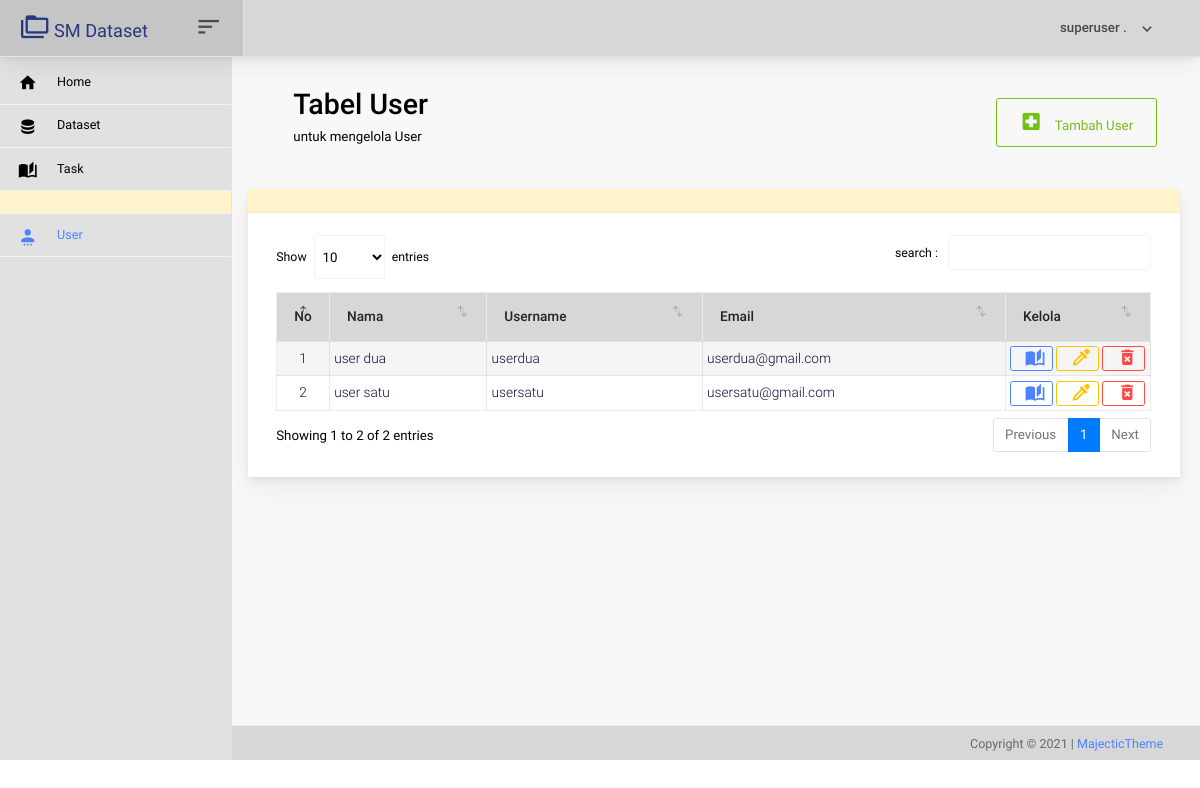
/middleware/user/ (signed in), run on the app's committed database.
### app_middleware/models.py (models this page shows)
class User(AbstractUser):
  pass

### app_middleware/views_user.py (the view)
# urls.py: path('user/', views_user.UserListView.as_view(), name='user-index'),
@method_decorator(login_required, name='dispatch')
class UserListView(ListView):
    model = UserModel
    ordering = ['id']
    template_name = "app_middleware/user/index.html"
    context_object_name = 'users'
    extra_context = EC_user_listView
    def get_queryset(self):
        queryset = self.model.objects.exclude(is_superuser=True)
        return queryset
    def get_context_data(self, *args, **kwargs):
        kwargs.update(self.extra_context)
        context = super(UserListView, self).get_context_data(
            *args, **kwargs)
        return context

### app_middleware/templates/app_middleware/user/index.html (shortened to what this page needs)
{% extends 'templates.html' %}
{% load static %}
{% block content %}
    <div class=" mr-3">
        <div class="row">
          <div class="col-md-12 grid-margin">
            <div class="d-flex justify-content-between flex-wrap">
              <div class="d-flex justify-content-between align-items-end flex-wrap">
                  <div class="ml-4 ml-xl-5 mt-3">
                    <h2>{{page_judul}}</h2>
                    <p class="mb-md-0">{{page_deskripsi}} </p>
                  </div>
              </div>
              <div class="d-flex align-items-end flex-wrap">
                <div class="mr-4 mr-xl-4 ml-4 pt-3">
                    <a class="btn btn-outline-success btn-icon-text" href="{% url 'mw:user-create' %}"
                    {% comment %} {% endcomment %}
                    >
                      <i class='mdi mdi-hospital btn-icon-prepend'></i> Tambah {{page_role}}
                    </a>
                </div>
              </div>
            </div>
          </div>
        </div>
      <br>
              <div class="card">
                <div class="card-header alert-warning" >
                </div>
                <div class="card-body">
                  <div class="table-responsive">
                    <table id="coba" class="table table-hover">
                      <thead>
                        <tr>
                            <th width="5%">No</th>
                            <th >Nama</th>
                            <th >Username</th>
                            <th >Email</th>
                            <th width="13%">Kelola</th>
                        </tr>
                      </thead>
                      <tbody>
                            {% for user in users %}
                              <tr>
                                <td class='text-center'>{{forloop.counter}} </td>
                                <td> {{user.first_name}} {{user.last_name}} </td>
                                <td> {{user.username}} </td>
                                <td> {{user.email}} </td>
                                <td>
                                    <a class="btn btn-outline-primary btn-fw" href="{% url 'mw:user-detail' user.id %}" title='detail {{user}} '>
                                      <i class="mdi mdi-book-open-page-variant"></i></a>
                                    <a class="btn btn-outline-warning btn-fw" href="{% url 'mw:user-update' user.id %}" title='edit {{user}}'>
                                      <i class="mdi mdi-eyedropper"></i></a>
                                    <a id="delete-data" class="btn btn-outline-danger btn-fw" href="{% url 'mw:user-delete' user.id %}" title=' {{user}}'>
                                      <i class="mdi mdi-delete-forever"></i></a>
                                </td>
                              </tr>
                            {% endfor %}
                      </tbody>
                    </table>
                  </div>
                </div>
              </div>
    </div>
{% endblock content %}

### templates/partials/_navbar.html (shortened to what this page needs)
{% load static %}
    <nav class="navbar col-lg-12 col-12 p-0 fixed-top d-flex flex-row">
            <div class="navbar-brand-wrapper d-flex justify-content-center">
        <div class="navbar-brand-inner-wrapper d-flex justify-content-between align-items-center w-100">
          <a class="navbar-brand brand-logo" href="{% url 'index' %}">
            <i class=" mdi mdi-folder-multiple-outline"></i>
            <small>SM Dataset</small>
          </a>
          <button class="navbar-toggler navbar-toggler align-self-center" type="button" data-toggle="minimize">
            <span class="mdi mdi-sort-variant"></span>
          </button>
        </div>
      </div>
      <div class="navbar-menu-wrapper d-flex align-items-center justify-content-end">
        <ul class="navbar-nav navbar-nav-right">
           <li class="nav-item nav-profile dropdown">
            <a class="nav-link dropdown-toggle" href="#" data-toggle="dropdown" id="profileDropdown">
              <span class="nav-profile-name">
                {% if user.is_authenticated %}
                   {{user.first_name}} {{user.last_name}}
                {% else %}
                  Nama User
                {% endif %}
              </span>
            </a>
          </li>
        </ul>
      </div>
    </nav>

### static/css/style.css (style rules this page uses)
body { zoom: 0.95; }
.mdi { zoom: 1.2; }
.navbar .navbar-brand-wrapper { background: #c5c5c5 !important; }
.navbar .navbar-menu-wrapper { background: #d8d7d7 !important; }
.navbar { box-shadow: 0 0.46875rem 2.1875rem rgba(4, 9, 20, 0.03), 0 0.9375rem 1.40625rem rgba(4, 9, 20, 0.03), 0 0.25rem 0.53125rem rgba(4, 9, 20, 0.05), 0 0.125rem 0.1875rem rgba(4, 9, 20, 0.03); }
table tbody tr td a, table tbody tr td button { width: 50px; text-align: center }
.table td { padding: 5px !important; font-size: 16px !important; }
.table th { padding: 20px !important; }
.table thead { background: #d8d7d7; }
.card { margin-top: -5px; padding-top: -5px }
.card .card-body { border-block-end-style: inherit !important; border-block-start-style: inherit !important; border-block-start-width: inherit !important; border-block-end-width: inherit !important; border-block-start-color: grey !important; border-block-end-color: grey !important; }
.card { box-shadow: 0 0.46875rem 2.1875rem rgba(4, 9, 20, 0.03), 0 0.9375rem 1.40625rem rgba(4, 9, 20, 0.03), 0 0.25rem 0.53125rem rgba(4, 9, 20, 0.05), 0 0.125rem 0.1875rem rgba(4, 9, 20, 0.03); border-width: 0; transition: all .2s; }
.table { zoom: 0.9; }

### data on the page
User: first_name "superuser", last_name "."
User: first_name "user", last_name "dua", username "userdua", email "userdua@gmail.com"
User: first_name "user", last_name "satu", username "usersatu", email "usersatu@gmail.com"

### other printed values
{{ page_judul }} "Tabel User"
{{ page_deskripsi }} "untuk mengelola User"
{{ page_role }} "User"
